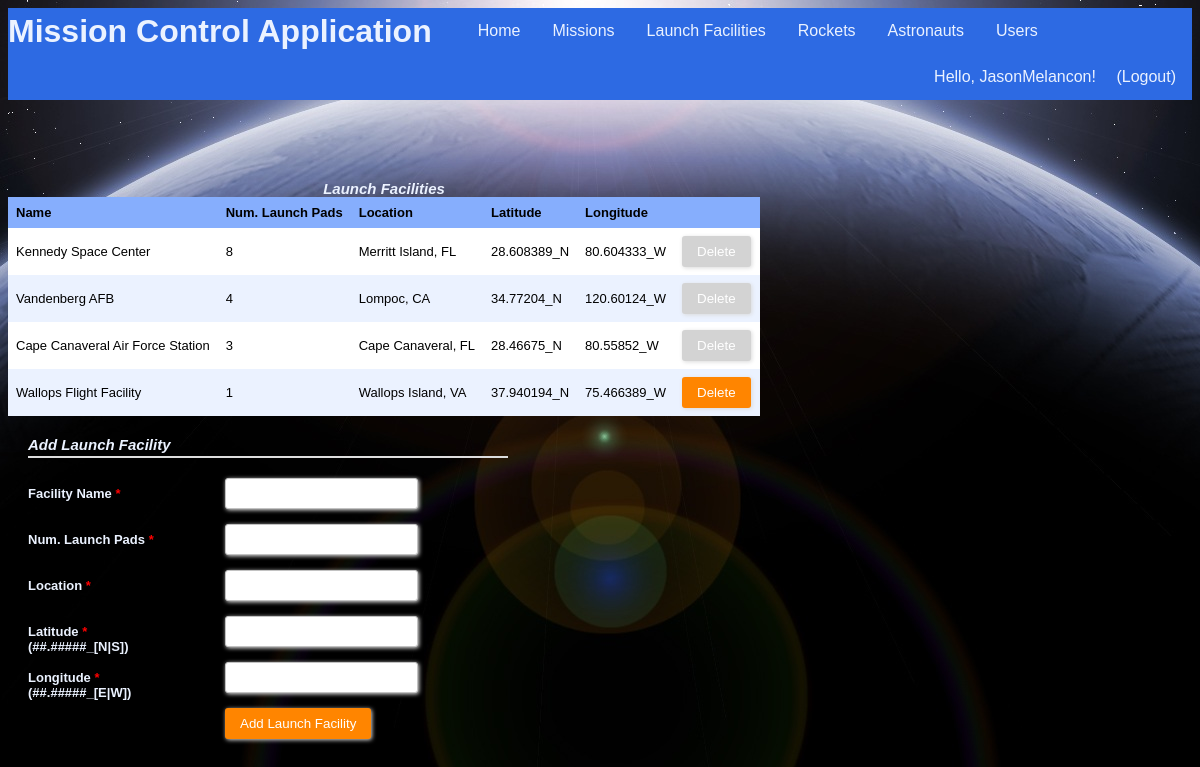
Screenshot of /launch_facilities (signed in) with the database file from the repository.
### tables this page shows
CREATE TABLE "Users" (
	`uid`	INTEGER NOT NULL PRIMARY KEY AUTOINCREMENT,
	`firstName`	TEXT NOT NULL,
	`lastName`	TEXT NOT NULL,
	`username`	TEXT NOT NULL UNIQUE,
	`password`	TEXT NOT NULL,
	`regTime`	TEXT NOT NULL,
	`lastLoginTime`	TEXT,
	`pid`	INTEGER NOT NULL
);

CREATE TABLE "LaunchFacility" (
	`fid`	INTEGER NOT NULL PRIMARY KEY AUTOINCREMENT,
	`name`	TEXT NOT NULL,
	`numPads`	INTEGER NOT NULL,
	`location`	TEXT NOT NULL,
	`lat`	TEXT,
	`long`	TEXT
);

### app.py (the view, shortened to what this page needs)
@app.route("/launch_facilities", methods=["GET", "POST"])
@login_required
def showFacilities():
    conn = sqlite3.connect(dbPath)
    conn.row_factory = sqlite3.Row
    c = conn.cursor()
    c.execute("SELECT fid, fid IN (SELECT fid FROM Mission) AS cannotDelete, name, numPads, location, lat, long FROM LaunchFacility")
    results = c.fetchall()
    conn.commit()
    conn.close()
    formInputs = [['name', 'text', 'Facility Name', []], ['numPads', 'number', 'Num. Launch Pads', []], ['location', 'text', 'Location', []], ['lat', 'text', 'Latitude', []], ['long', 'text', 'Longitude', []]]
    return render_template("facilities.html", headers=("Name","Num. Launch Pads","Location","Latitude","Longitude"), rows=results, inputs=formInputs)

### app.py (called while the page is built)
@login_manager.user_loader
def load_user(username):
    userRecord = DBgetUser(username)
    if userRecord:
        user = User(userRecord["username"], userRecord["password"], True)
        user.permission = userRecord["pid"]
        return user
    return None

def DBgetUser(username):
    conn = sqlite3.connect(dbPath)
    conn.row_factory = sqlite3.Row
    c = conn.cursor()
    c.execute("SELECT * from Users WHERE username = ?", (username,))
    userRecord = c.fetchone()
    conn.close()
    return userRecord

### templates/facilities.html (shortened to what this page needs)
{% extends "main_template.html" %}
{% from 'macros.html' import GenerateTable, GenerateFormToAddEntry with context %}
{% block body %}
<section style="float:left">
	{{ GenerateTable('Launch Facilities', headers, rows, 'fid') }}
</section>
<section style="float:left">
	{% if current_user.permission == 3 %}
		{{ GenerateFormToAddEntry('Add Launch Facility', inputs) }}
	{% endif %}
</section>
{% endblock %}

### templates/main_template.html (shortened to what this page needs)
<!DOCTYPE html>
<html>
	<head>
		<link rel="stylesheet" type= "text/css" href="{{ url_for('static', filename='styles.css') }}">
	</head>
	<body>
		<header>
			<ul class="nav">
				<h1 class="nav">Mission Control Application</h1>
				<li class="nav"><a class="nav" href="{{ url_for('index') }}">Home</a></li>
				{% if current_user.is_authenticated %}
				<li class="nav"><a class="nav" href="{{ url_for('showMissions') }}">Missions</a></li>
				<li class="nav"><a class="nav" href="{{ url_for('showFacilities') }}">Launch Facilities</a></li>
				<li class="nav"><a class="nav" href="{{ url_for('showRockets') }}">Rockets</a></li>
				<li class="nav"><a class="nav" href="{{ url_for('showAstronauts') }}">Astronauts</a></li>
				<li class="nav"><a class="nav" href="{{ url_for('showUsers') }}">Users</a></li>
				{% endif %}
				<div class="user-greeting">
					{% if current_user.is_authenticated %}
  						Hello, {{ current_user.id }}!    <a class="nav" href="{{ url_for('showLogout') }}">(Logout)</a>
					{% else %}
						Hello, guest!    <a class="nav" href="{{ url_for('showLogin') }}">Login</a><a class="nav" href="{{ url_for('showSignup') }}">Sign Up</a>
					{% endif %}
				</div>
			</ul>
		</header>
		{% block body %}{% endblock %}
	</body>
</html>

### templates/macros.html (shortened to what this page needs)
{% macro GenerateTable(title, headers, rows, keyName) %}
	{% if rows %}
		<table>
			<caption>
				{{title}}
			</caption>
			<tr>
				{% for header in headers %}
				<th>{{header}}</th>
				{% endfor %}
				{% if current_user.permission == 3 %}
					<th/>
				{% endif %}
			</tr>
			{% for row in rows %}
			<tr id ="{{row[keyName]}}">
				{% for value in row %}
					{% if loop.index0 > 1 %}
						<td>
							{% if title == "Astronauts" %}
								<a href="{{ url_for('showAstronautInfo', aid = row[keyName]) }}">{{value|safe}}</a>
							{% else %}
								{{value|safe}}
							{% endif %}
						</td>
					{% endif %}
				{% endfor %}
				{% if row[1] == 1 %}
					{% set disabled = 'disabled' %}
				{% else %}
					{% set disabled = '' %}
				{% endif %}
				{% if current_user.permission == 3 %}
					<td>
						<div class="form-style-2" style="width:70px; padding: 0px 0px 0px 0px;">
							<form method="post">
								<input type="submit" value="Delete" name="delete.{{ row[0] }}" {{disabled}}/>
							</form>
						</div>
					</td>
				{% endif %}
			</tr>
			{% endfor %}
		</table>
	{% else %}
		No records found!
	{% endif %}
{% endmacro %}
{% macro GenerateFormToAddEntry(submitButtonText, inputs) %}
	<div class="form-style-2">
	<div class="form-style-2-heading">{{submitButtonText}}</div>
	<form method="post">
		{% for fieldName, fieldType, fieldLabel, optionalValues in inputs %}
			{% if fieldType == 'text' %}
				<label for="{{fieldName}}"><span>{{fieldLabel}} <span class="required">*</span>{% if fieldName == 'lat' %}</br>(##.#####_[N|S]){% elif fieldName == 'long' %}</br>(##.#####_[E|W]){% endif %}</span><input type="text" class="input-field" name="{{fieldName}}" required/></label>
			{% elif fieldType == 'password' %}
				<label for="{{fieldName}}"><span>{{fieldLabel}} <span class="required">*</span></span><input type="password" class="input-field" name="{{fieldName}}" required/></label>
			{% elif fieldType == 'number' %}
				<label for="{{fieldName}}"><span>{{fieldLabel}} <span class="required">*</span></span><input type="number" class="input-field" name="{{fieldName}}" required/></label>
			{% elif fieldType == 'selectmultiple' %}
				<label for="{{fieldName}}"><span>{{fieldLabel}} <span class="required">*</span></span><select multiple name="{{fieldName}}" class="select-field" required>
				{% for id, displayName in optionalValues %}
					<option value="{{id}}">{{displayName}}</option>
				{% endfor %}
				</select></label>
			{% elif fieldType == 'datetime' %}
				<label for="{{fieldName}}"><span>{{fieldLabel}} <span class="required">*</span></br>(YYYY-MM-DDTHH:MM)</span><input type="datetime-local" class="input-field" name="{{fieldName}}" id="{{optionalValues[0]}}" onchange="changeEnd()" required></label>
			{% elif fieldType == 'date' %}
				<label for="{{fieldName}}"><span>{{fieldLabel}} <span class="required">*</span></br>(YYYY-MM-DD)</span><input type="date" class="input-field" name="{{fieldName}}" required></label>
			{% elif fieldType == 'radio' %}
				<label for="{{fieldName}}"><span>{{fieldLabel}} <span class="required">*</span></span>
				{% for id, displayName in optionalValues %}
					<input type="radio" name="permission" value="{{id}}" required> {{displayName}}
				{% endfor %}
				</label>
			{% endif %}
		{% endfor %}
		<label><span>&nbsp;</span><input type="submit" name="action" value="{{submitButtonText}}"/></label>
	</form>
	</div>
{% endmacro %}

### static/styles.css (style rules this page uses)
:root { --light-blue: #EBF2FF; --medium-blue: #86AEFD; --dark-blue: #2D6AE3; }
header { margin-bottom: 80px; }
ul.nav { list-style-type: none; text-align: center; display: block; margin: 0; padding: 0; overflow: hidden; background-color: var(--dark-blue); }
li.nav { float: left; }
a.nav { display: inline-block; color: var(--light-blue); text-align: center; padding: 14px 16px; text-decoration: none; font-family: "Trebuchet MS", Helvetica, sans-serif; }
h1.nav { float: left; margin: 0; padding: 5px 30px 0px 0px; font-family: "Trebuchet MS", Helvetica, sans-serif; color: var(--light-blue); vertical-align: bottom; }
.user-greeting { float: right; list-style-type: none; text-align: center; margin: 0; overflow: hidden; background-color: var(--dark-blue); text-align: center; vertical-align: center; text-decoration: none; font-family: "Trebuchet MS", Helvetica, sans-serif; color: var(--light-blue); }
table { border-collapse: collapse; width: 100%; table-layout: auto; }
th, td { text-align: left; padding: 8px; font: 13px Arial, Helvetica, sans-serif; }
caption { font: 13px Arial, Helvetica, sans-serif; font-weight: bold; font-style: italic; font-size: 15px; color: var(--light-blue); }
tr { background-color: var(--light-blue) }
tr:nth-child(even) { background-color: white }
th { background-color: var(--medium-blue); font-weight: bold; }
.form-style-2 { width: 480px; max-width: 650px; padding: 20px 12px 10px 20px; font: 13px Arial, Helvetica, sans-serif; color: var(--light-blue); }
.form-style-2-heading { font-weight: bold; font-style: italic; border-bottom: 2px solid #ddd; margin-bottom: 20px; font-size: 15px; padding-bottom: 3px; }
.form-style-2 label { display: block; margin: 0px 0px 15px 0px; }
.form-style-2 label > span { width: 40%; font-weight: bold; float: left; padding-top: 8px; padding-right: 5px; }
.form-style-2 span.required { color:red; }
.form-style-2 input.input-field, .form-style-2 .tel-number-field, .form-style-2 .textarea-field, .form-style-2 .select-field { box-sizing: border-box; -webkit-box-sizing: border-box; -moz-box-sizing: border-box; border: 1px solid #C2C2C2; box-shadow: 1px 1px 4px #EBEBEB; -moz-box-shadow: 1px 1px 4px #EBEBEB; -webkit-box-shadow: 1px 1px 4px #EBEBEB; border-radius: 3px; -webkit-border-radius: 3px; -moz-border-radius: 3px; padding: 7px; outline: none; }
.form-style-2 input[type=submit], .form-style-2 input[type=button] { border: none; padding: 8px 15px 8px 15px; background: #FF8500; color: #fff; box-shadow: 1px 1px 4px #DADADA; -moz-box-shadow: 1px 1px 4px #DADADA; -webkit-box-shadow: 1px 1px 4px #DADADA; border-radius: 3px; -webkit-border-radius: 3px; -moz-border-radius: 3px; }
.form-style-2 input[type=submit]:disabled, .form-style-2 input[type=button]:disabled { background: lightgray; color: #fff; }

### rows the page displays
Users: id "JasonMelancon"
LaunchFacility: name "Kennedy Space Center", row "8", location "Merritt Island, FL", lat "28.608389_N", long "80.604333_W"
LaunchFacility: name "Vandenberg AFB", row "4", location "Lompoc, CA", lat "34.77204_N", long "120.60124_W"
LaunchFacility: name "Cape Canaveral Air Force Station", row "3", location "Cape Canaveral, FL", lat "28.46675_N", long "80.55852_W"
LaunchFacility: name "Wallops Flight Facility", row "1", location "Wallops Island, VA", lat "37.940194_N", long "75.466389_W"

### other values shown
{{ title }} "Launch Facilities"
{{ header }} "Name" "Num. Launch Pads" "Location" "Latitude" "Longitude"
{{ submitButtonText }} "Add Launch Facility"
{{ fieldLabel }} "Facility Name" "Location" "Latitude" "Longitude"
{{ fieldLabel }} "Num. Launch Pads"
